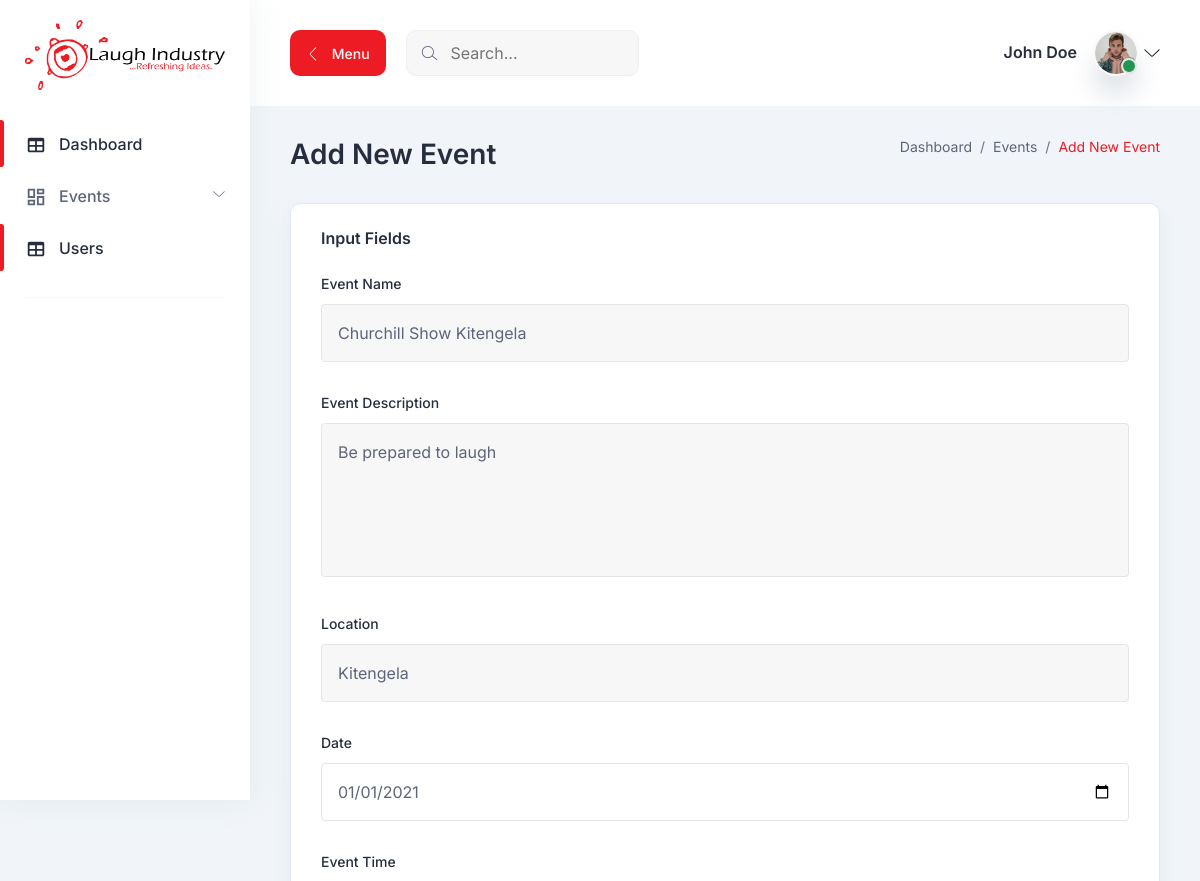
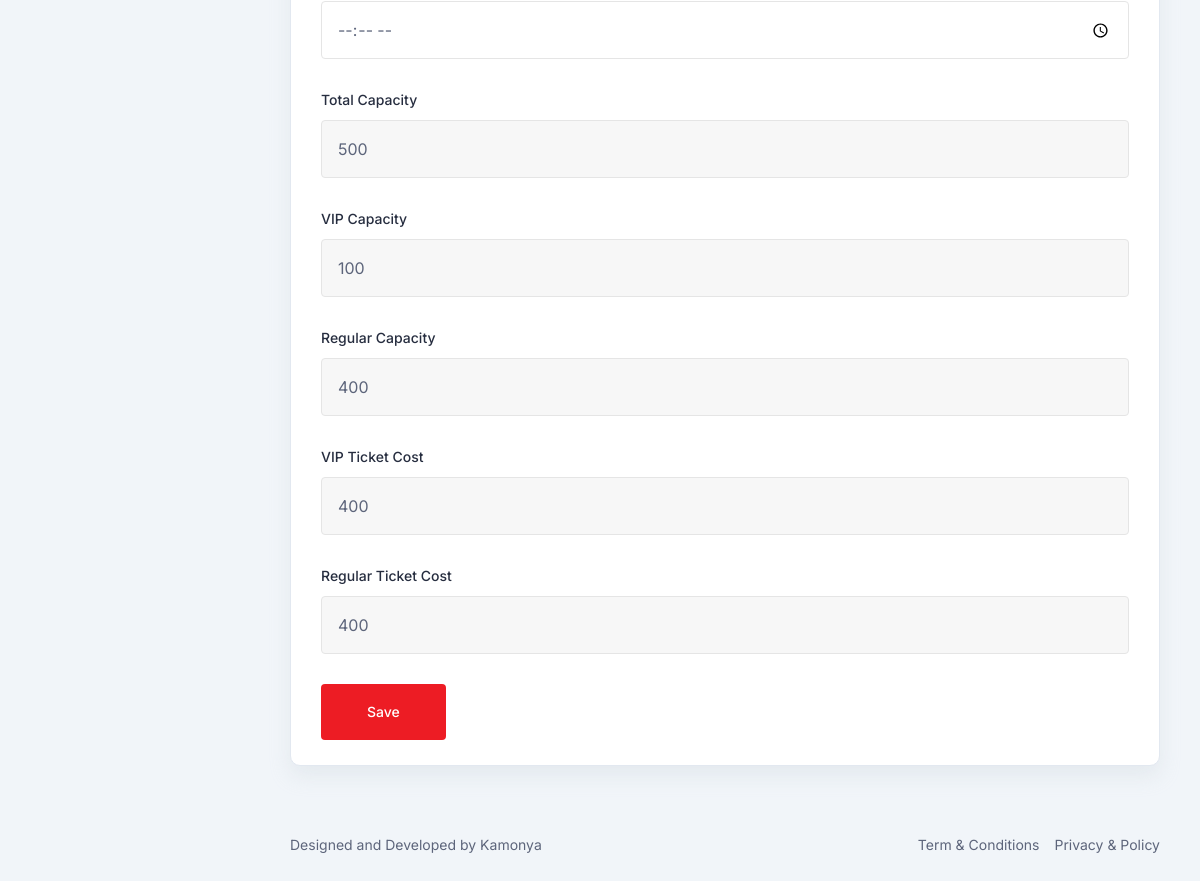
The page /edit-event.php?id=4 on the database its author committed (2 pictures, top to bottom).
### tables this page shows
CREATE TABLE `events` (
  `Id` int(11) NOT NULL,
  `EventName` text NOT NULL,
  `EventDescription` varchar(50) NOT NULL,
  `Location` text NOT NULL,
  `Date` date NOT NULL,
  `EventTime` text NOT NULL,
  `TotalCapacity` int(11) NOT NULL,
  `VIPCapacity` int(11) NOT NULL,
  `RegularCapacity` int(11) NOT NULL,
  `VIPTicketCost` decimal(10,0) NOT NULL,
  `RegularTicketCost` decimal(10,0) NOT NULL,
  `CreatedBy` int(11) NOT NULL
);

### func/config.php (called while the page is built, shortened)
<?php
$db = new PDO("mysql:host=".DBHOST.";port=3306;dbname=".DBNAME, DBUSER, DBPASS);
$db->setAttribute(PDO::ATTR_ERRMODE, PDO::ERRMODE_EXCEPTION);
function myAutoload($class) {
   $class = strtolower($class);
   $classpath = 'classes/class.'.$class . '.php';
}
$event = new Events($db);
?>

### classes/class.events.php (called while the page is built, shortened)
<?php
class Events{
	function __construct($db){
		$this->_db = $db;
	}
  public function fetch_events($query){
    $stmt = $this->_db->prepare($query);
    $stmt->execute();
    $row=$stmt->fetchAll();
    $userData = $row;
    return $userData;
  }
}
?>

### edit-event.php (the view, shortened to what this page needs)
<?php
	require('func/config.php');
  if(isset($_GET['id']))
  {
    $id = trim($_GET['id']);
    $event_query = "select * from events where Id = $id";
	  $event = $event->fetch_events($event_query);
  }else {
    if(isset($_SERVER['HTTP_REFERER'])) {
      header('Location: '.$_SERVER['HTTP_REFERER']);
    }
  }
 ?>
<!DOCTYPE html>
<html lang="en">
  <head>
    <link rel="stylesheet" href="assets/css/bootstrap.min.css" />
    <link rel="stylesheet" href="assets/css/lineicons.css" />
    <link rel="stylesheet" href="assets/css/materialdesignicons.min.css" />
    <link rel="stylesheet" href="assets/css/fullcalendar.css" />
    <link rel="stylesheet" href="assets/css/main.css" />
  </head>
  <body>
    <?php include('includes/sidebar-nav.php');?>
    <main class="main-wrapper">
      <?php include('includes/header.php');?>
      <section class="tab-components">
        <div class="container-fluid">
          <div class="title-wrapper pt-30">
            <div class="row align-items-center">
              <div class="col-md-6">
                <div class="title mb-30">
                  <h2>Add New Event</h2>
                </div>
              </div>
              <div class="col-md-6">
                <div class="breadcrumb-wrapper mb-30">
                  <nav aria-label="breadcrumb">
                    <ol class="breadcrumb">
                      <li class="breadcrumb-item">
                        <a href="#0">Dashboard</a>
                      </li>
                      <li class="breadcrumb-item"><a href="#0">Events</a></li>
                      <li class="breadcrumb-item active" aria-current="page">
                      Add New Event
                      </li>
                    </ol>
                  </nav>
                </div>
              </div>
            </div>
          </div>
          <div class="form-elements-wrapper">
            <div class="row">
              <div class="col-lg-12">
                <div class="card-style mb-30">
                  <h6 class="mb-25">Input Fields</h6>
                  <?php foreach ($event as $item) :?>
                    <form id = "eventform">
                    <div class="input-style-1">
                      <label>Event Name</label>
                      <input type="text" placeholder="Event Name" id ="EventName" value = "<?php echo $item['EventName'];?>"/>
                    </div>
                  <div class="input-style-1">
                    <label>Event Description</label>
                    <textarea placeholder="Event Description" rows="5" id = "EventDescription"><?php echo $item['EventDescription'];?> </textarea>
                  </div>
                    <div class="input-style-1">
                      <label>Location</label>
                      <input type="text" placeholder="Location" id ="Location" value = "<?php echo $item['Location'];?>"/>
                    </div>
                    <div class="input-style-1">
                      <label>Date</label>
                      <input type="date" id ="Date" value = "<?php echo $item['Date'];?>"/>
                    </div>
                    <div class="input-style-2">
                      <label>Event Time</label>
                      <input type="time" id ="EventTime" value = "<?php echo (string)$EventTime['EventTime'];?>"/>
                    </div>
                    <div class="input-style-1">
                      <label>Total Capacity</label>
                      <input type="text" placeholder="Total Capacity" id ="TotalCapacity" value = "<?php echo $item['TotalCapacity'];?>"/>
                    </div>
                    <div class="input-style-1">
                      <label>VIP Capacity</label>
                      <input type="text" placeholder="VIP Capacity" id ="VIPCapacity" value = "<?php echo $item['VIPCapacity'];?>" />
                    </div>
                    <div class="input-style-1">
                      <label>Regular Capacity</label>
                      <input type="text" placeholder="Regular Capacity" id ="RegularCapacity" value = "<?php echo $item['RegularCapacity'];?>" />
                    </div>
                    <div class="input-style-1">
                      <label>VIP Ticket Cost</label>
                      <input type="text" placeholder="VIP Ticket Cost" id ="VIPTicketCost" value = "<?php echo $item['VIPTicketCost'];?>" />
                    </div>
                  <div class="input-style-1">
                      <label>Regular Ticket Cost</label>
                      <input type="text" placeholder="Regular Ticket Cost" id ="RegularTicketCost" value = "<?php echo $item['RegularTicketCost'];?>" />
                    </div>
                    <div class="col-12">
                        <button class="main-btn primary-btn btn-hover" id = "SaveEvent">
                          Save
                        </button>
                      </div>
                    </form>
                  <?php endforeach; ?>
                </div>
              </div>
            </div>
          </div>
        </div>
      </section>
      <?php include('includes/footer.php');?>
    </main>
  </body>
</html>

### assets/css/fullcalendar.css (style rules this page uses)
:root { --fc-daygrid-event-dot-width: 8px; }
:root { --fc-list-event-dot-width: 10px; --fc-list-event-hover-bg-color: #f5f5f5; }

### rows shown on the page
events: EventName "Churchill Show Kitengela", EventDescription "Be prepared to laugh", Location "Kitengela", Date "01/01/2021", TotalCapacity "500", VIPCapacity "100", RegularCapacity "400", VIPTicketCost "400", RegularTicketCost "400"
